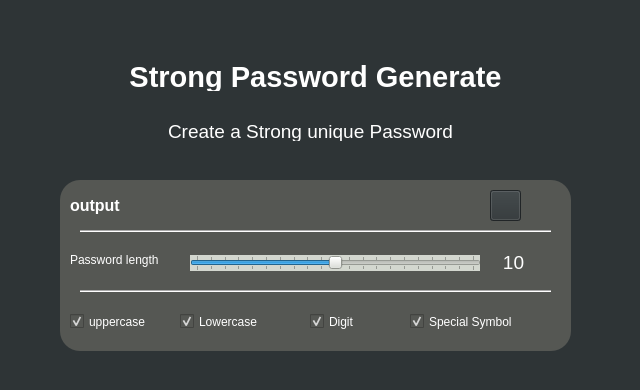
<?xml version="1.0" encoding="UTF-8"?>
<ui version="4.0">
 <class>Form</class>
 <widget class="QWidget" name="Form">
  <property name="geometry">
   <rect>
    <x>0</x>
    <y>0</y>
    <width>640</width>
    <height>390</height>
   </rect>
  </property>
  <property name="windowTitle">
   <string>Form</string>
  </property>
  <property name="styleSheet">
   <string notr="true">background-color: rgb(46, 52, 54);</string>
  </property>
  <widget class="QLabel" name="Biglabel">
   <property name="geometry">
    <rect>
     <x>30</x>
     <y>60</y>
     <width>571</width>
     <height>31</height>
    </rect>
   </property>
   <property name="text">
    <string>&lt;html&gt;&lt;head/&gt;&lt;body&gt;&lt;p align=&quot;center&quot;&gt;&lt;span style=&quot; font-size:22pt; font-weight:600; color:#ffffff;&quot;&gt;Strong Password Generate&lt;/span&gt;&lt;/p&gt;&lt;/body&gt;&lt;/html&gt;</string>
   </property>
  </widget>
  <widget class="QLabel" name="smalllabel">
   <property name="geometry">
    <rect>
     <x>70</x>
     <y>120</y>
     <width>481</width>
     <height>21</height>
    </rect>
   </property>
   <property name="text">
    <string>&lt;html&gt;&lt;head/&gt;&lt;body&gt;&lt;p align=&quot;center&quot;&gt;&lt;span style=&quot; font-size:14pt; color:#ffffff;&quot;&gt;Create a Strong unique Password&lt;/span&gt;&lt;/p&gt;&lt;/body&gt;&lt;/html&gt;</string>
   </property>
  </widget>
  <widget class="QLabel" name="mainlabel">
   <property name="geometry">
    <rect>
     <x>60</x>
     <y>180</y>
     <width>511</width>
     <height>171</height>
    </rect>
   </property>
   <property name="styleSheet">
    <string notr="true">background-color: rgb(85, 87, 83);
border-radius:20px;</string>
   </property>
   <property name="text">
    <string/>
   </property>
  </widget>
  <widget class="QLabel" name="Output">
   <property name="geometry">
    <rect>
     <x>70</x>
     <y>190</y>
     <width>401</width>
     <height>31</height>
    </rect>
   </property>
   <property name="styleSheet">
    <string notr="true">background-color: rgb(85, 87, 83);</string>
   </property>
   <property name="text">
    <string>&lt;html&gt;&lt;head/&gt;&lt;body&gt;&lt;p&gt;&lt;span style=&quot; font-size:12pt; font-weight:600; color:#ffffff;&quot;&gt;output&lt;/span&gt;&lt;/p&gt;&lt;/body&gt;&lt;/html&gt;</string>
   </property>
  </widget>
  <widget class="QSlider" name="slider">
   <property name="geometry">
    <rect>
     <x>190</x>
     <y>255</y>
     <width>291</width>
     <height>16</height>
    </rect>
   </property>
   <property name="mouseTracking">
    <bool>true</bool>
   </property>
   <property name="styleSheet">
    <string notr="true">background-color: rgb(211, 215, 207);</string>
   </property>
   <property name="maximum">
    <number>20</number>
   </property>
   <property name="pageStep">
    <number>1</number>
   </property>
   <property name="sliderPosition">
    <number>10</number>
   </property>
   <property name="orientation">
    <enum>Qt::Horizontal</enum>
   </property>
   <property name="invertedControls">
    <bool>false</bool>
   </property>
   <property name="tickPosition">
    <enum>QSlider::TicksBothSides</enum>
   </property>
   <property name="tickInterval">
    <number>1</number>
   </property>
  </widget>
  <widget class="QLabel" name="passlength">
   <property name="geometry">
    <rect>
     <x>70</x>
     <y>250</y>
     <width>111</width>
     <height>21</height>
    </rect>
   </property>
   <property name="styleSheet">
    <string notr="true">background-color: rgb(85, 87, 83);</string>
   </property>
   <property name="text">
    <string>&lt;html&gt;&lt;head/&gt;&lt;body&gt;&lt;p&gt;&lt;span style=&quot; color:#ffffff;&quot;&gt;Password length&lt;/span&gt;&lt;/p&gt;&lt;/body&gt;&lt;/html&gt;</string>
   </property>
  </widget>
  <widget class="Line" name="line2">
   <property name="geometry">
    <rect>
     <x>80</x>
     <y>290</y>
     <width>471</width>
     <height>2</height>
    </rect>
   </property>
   <property name="styleSheet">
    <string notr="true">background-color: rgb(255, 255, 255);</string>
   </property>
   <property name="orientation">
    <enum>Qt::Horizontal</enum>
   </property>
  </widget>
  <widget class="QCheckBox" name="uppercase">
   <property name="geometry">
    <rect>
     <x>70</x>
     <y>310</y>
     <width>92</width>
     <height>23</height>
    </rect>
   </property>
   <property name="styleSheet">
    <string notr="true">background-color: rgb(85, 87, 83);
color:white</string>
   </property>
   <property name="text">
    <string>uppercase</string>
   </property>
   <property name="checked">
    <bool>true</bool>
   </property>
  </widget>
  <widget class="QCheckBox" name="lowercase">
   <property name="geometry">
    <rect>
     <x>180</x>
     <y>310</y>
     <width>92</width>
     <height>23</height>
    </rect>
   </property>
   <property name="styleSheet">
    <string notr="true">background-color: rgb(85, 87, 83);
color:white</string>
   </property>
   <property name="text">
    <string>Lowercase</string>
   </property>
   <property name="checked">
    <bool>true</bool>
   </property>
  </widget>
  <widget class="QCheckBox" name="digit">
   <property name="geometry">
    <rect>
     <x>310</x>
     <y>310</y>
     <width>81</width>
     <height>23</height>
    </rect>
   </property>
   <property name="styleSheet">
    <string notr="true">background-color: rgb(85, 87, 83);
color:white</string>
   </property>
   <property name="text">
    <string>Digit</string>
   </property>
   <property name="checked">
    <bool>true</bool>
   </property>
  </widget>
  <widget class="QCheckBox" name="specSymbol">
   <property name="geometry">
    <rect>
     <x>410</x>
     <y>310</y>
     <width>131</width>
     <height>23</height>
    </rect>
   </property>
   <property name="styleSheet">
    <string notr="true">background-color: rgb(85, 87, 83);
color:white</string>
   </property>
   <property name="text">
    <string>Special Symbol</string>
   </property>
   <property name="checked">
    <bool>true</bool>
   </property>
  </widget>
  <widget class="Line" name="line1">
   <property name="geometry">
    <rect>
     <x>80</x>
     <y>230</y>
     <width>471</width>
     <height>2</height>
    </rect>
   </property>
   <property name="styleSheet">
    <string notr="true">background-color: rgb(255, 255, 255);</string>
   </property>
   <property name="orientation">
    <enum>Qt::Horizontal</enum>
   </property>
  </widget>
  <widget class="QLabel" name="number">
   <property name="geometry">
    <rect>
     <x>480</x>
     <y>247</y>
     <width>67</width>
     <height>31</height>
    </rect>
   </property>
   <property name="styleSheet">
    <string notr="true">background-color: rgb(85, 87, 83);
color:white;</string>
   </property>
   <property name="text">
    <string>&lt;html&gt;&lt;head/&gt;&lt;body&gt;&lt;p align=&quot;center&quot;&gt;&lt;span style=&quot; font-size:14pt; color:#ffffff;&quot;&gt;10&lt;/span&gt;&lt;/p&gt;&lt;/body&gt;&lt;/html&gt;</string>
   </property>
  </widget>
  <widget class="QPushButton" name="retry">
   <property name="geometry">
    <rect>
     <x>490</x>
     <y>190</y>
     <width>31</width>
     <height>31</height>
    </rect>
   </property>
   <property name="styleSheet">
    <string notr="true">QPushButton{
	border-image: url(:/newPrefix/retry.png);
}
QpushButton:hover{
background-color: rgb(186, 189, 182);
}</string>
   </property>
   <property name="text">
    <string/>
   </property>
  </widget>
 </widget>
 <resources>
  <include location="retry.qrc"/>
 </resources>
 <connections/>
</ui>
